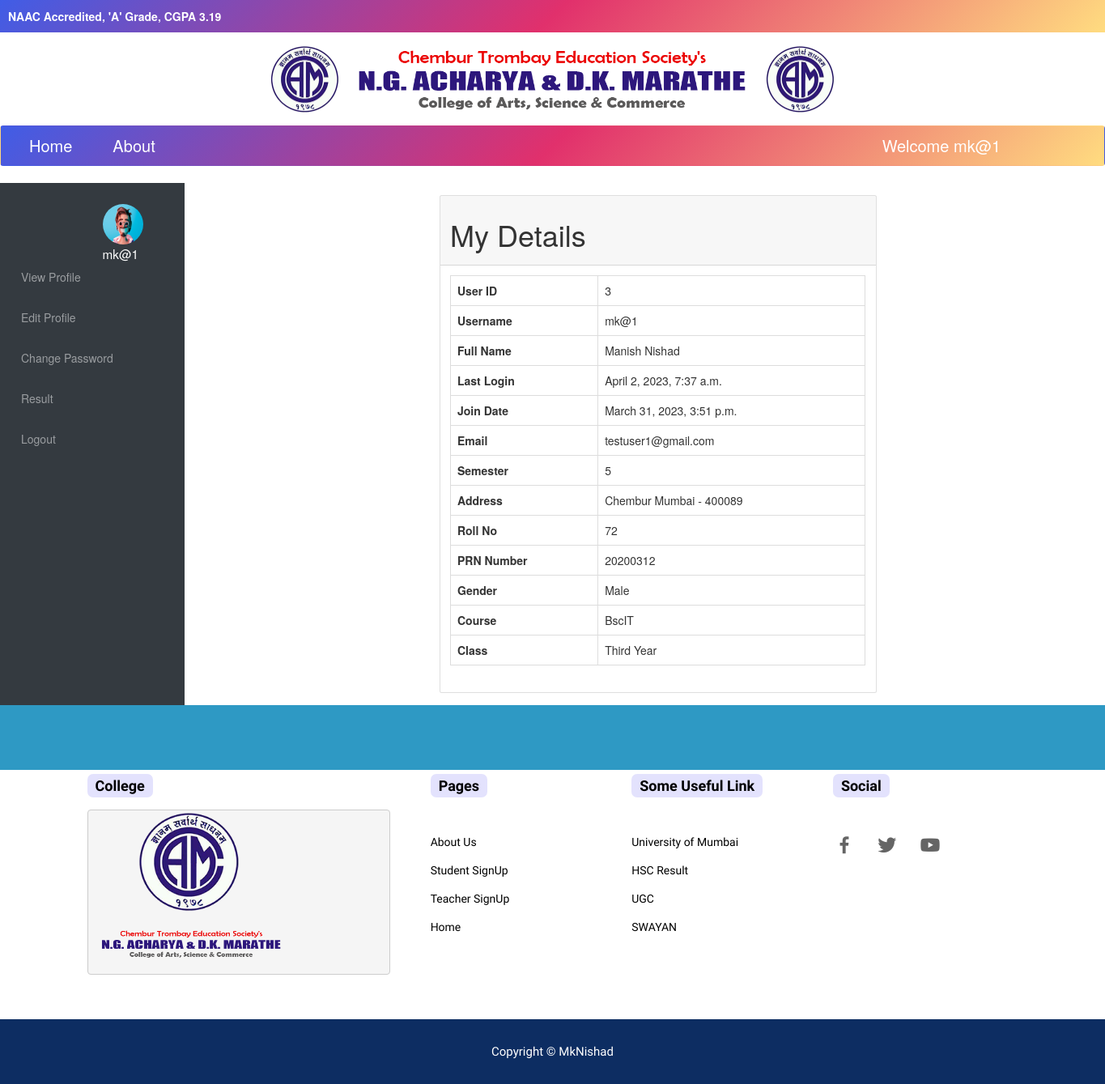
The page /Stud_Dash (signed in) on the database its author committed.
### Home/models.py (models this page shows, shortened)
class Student(models.Model):
    user=models.OneToOneField(User,on_delete=models.CASCADE)
    First_Name=models.CharField(max_length=20)
    Middle_Name=models.CharField(max_length=20)
    Last_Name=models.CharField(max_length=20)
    Father_Name=models.CharField(max_length=20)
    Email=models.EmailField(max_length=30)
    PRN=models.IntegerField(blank=True)
    Roll_No=models.IntegerField()
    Control_Number=models.IntegerField()
    Profile_Pic=models.ImageField(upload_to = "profiles/%Y/%m/%d",null=True,blank=True)
    Fee_pdf=models.FileField(upload_to="Fee_Pdf/%Y/%m/%d", null=True,blank=True)
    is_fee_paid=models.BooleanField(default=False)
    Phone_Number=models.IntegerField()
    Address=models.CharField(max_length=500,blank=True)
    Course=models.CharField(max_length=30)
    Class=models.CharField(max_length=10)
    Semester=models.IntegerField()
    Gender=models.CharField(max_length=10)
    Added_On=models.DateTimeField(auto_now_add=True,null=True)
    Update_On=models.DateTimeField(auto_now=True,null=True)
    class Meta:
        verbose_name_plural="Student_Information"

### Home/views.py (the view)
# urls.py: path('Stud_Dash',views.Stud_dashboard,name="Stud_Dash"),
@login_required
def Stud_dashboard(request):
    context={}
    Tea=Teacher.objects.filter(user__id=request.user.id)
    if len(Tea)>0:
        data=Teacher.objects.get(user__id=request.user.id)
        context["data"]=data
        return render(request,"Student_Dashboard.html",context)
    else:
        data=Student.objects.get(user__id=request.user.id)
        context["data"]=data
        data1=ResultisOut_ForRef.objects.get()
        context["data1"]=data1
        return render(request,"Student_Dashboard.html",context)

### Templates/Student_Dashboard.html
{% extends 'base_dash.html' %}
{% block dashboard %}
<div class="container">
    <div class="row">
        <div class="col-md-6 mx-auto py-4">
            <div class="card">
                <div class="card-header">
                    <h1>My Details</h1>
                </div>
                {% if user.is_staff %}
                <div class="card-body">
                    <table class="table table-bordered">
                        <tbody>
                            <tr>
                                <th>User ID</th>
                                <td>{{user.id}}</td>
                            </tr>
                            <tr>
                                <th>Username</th>
                                <td>{{user.username}}</td>
                            </tr>
                            <tr>
                                <th>Full Name</th>
                                <td>{{user.first_name}} {{user.last_name}}</td>
                            </tr>
                            <tr>
                                <th>Last Login</th>
                                <td>{{user.last_login}}</td>
                            </tr>
                            <tr>
                                <th>Join Date</th>
                                <td>{{user.date_joined}}</td>
                            </tr>
                            <tr>
                                <th>Email</th>
                                <td>{{data.Email}}</td>
                            </tr>
                            <tr>
                                <th>Gender</th>
                                <td>{{data.Gender}}</td>
                        </tbody>
                    </table>
                </div>
                {%else%}
                <div class="card-body">
                    <table class="table table-bordered">
                        <tbody>
                            <tr>
                                <th>User ID</th>
                                <td>{{user.id}}</td>
                            </tr>
                            <tr>
                                <th>Username</th>
                                <td>{{user.username}}</td>
                            </tr>
                            <tr>
                                <th>Full Name</th>
                                <td>{{user.first_name}} {{user.last_name}}</td>
                            </tr>
                            <tr>
                                <th>Last Login</th>
                                <td>{{user.last_login}}</td>
                            </tr>
                            <tr>
                                <th>Join Date</th>
                                <td>{{user.date_joined}}</td>
                            </tr>
                            <tr>
                                <th>Email</th>
                                <td>{{data.Email}}</td>
                            </tr>
                            <tr>
                                <th>Semester</th>
                                <td>{{data.Semester}}</td>
                            </tr>
                            <tr>
                                <th>Address</th>
                                <td>{{data.Address}}</td>
                            </tr>
                            <tr>
                                <th>Roll No</th>
                                <td>{{data.Roll_No}}</td>
                            </tr>
                            <tr>
                                <th>PRN Number </th>
                                <td>{{data.PRN}}</td>
                            </tr>
                            <tr>
                                <th>Gender</th>
                                <td>{{data.Gender}}</td>
                            </tr>
                            <tr>
                                <th>Course</th>
                                <td>{{data.Course}}</td>
                            </tr>
                            <tr>
                                <th>Class</th>
                                <td>{{data.Class}}</td>
                            </tr>
                        </tbody>
                    </table>
                </div>
                {%endif%}
            </div>
        </div>
    </div>
</div>
{% endblock dashboard %}

### Templates/base_dash.html (shortened to what this page needs)
{% extends "base.html" %}
{% load static %}
{% block Body %}
{% if user.is_superuser %}
    <div class="container">
        <div class="row">
            <div class="col-md-12 mt-4">
                <div class="jumbotron">
                    <h1>Sorry Mr./Miss {{user.username}} You are not allowed Here</h1>
                </div>
            </div>
        </div>
    </div>
{% else %}
<div class="container-fluid">
    <div class="row">
        <div class="col-md-2 bg-dark py-2">
            <nav class="navbar navbar-dark">
                <a href="" class="navbar-brand">
                    <div class="text-center">
                        {%if user.is_staff%}
                            {% if data.Profile_Pic %}
                            <img src="/media/{{data.Profile_Pic}}" style="height:50px;width:50px;border-radius:50%">
                            {% else %}
                            <img src="{% static 'img/user.jpg' %}" style="height:50px;width:50px;border-radius:50%">
                            {% endif %}
                        </div>
                        <small>{{user.username}}</small>
                    </a>
                    <ul class="navbar-nav py-5">
                    <li class="nav-item">
                        <a href="{% url 'Stud_Dash' %}" class="nav-link">View Profile</a>
                    </li>
                    <li class="nav-item">
                        <a href="{% url 'EditProfile' %}" class="nav-link">Edit Profile</a>
                    </li>
                    <li class="nav-item">
                        <a href="{% url 'Change_Pass' %}" class="nav-link">Change Password</a>
                    </li>
                    {% comment %} <li class="nav-item">
                        <a href="{% url 'result' %}" class="nav-link">Result</a>
                    </li> {% endcomment %}
                    <li class="nav-item">
                        <a href="{% url 'result_form' %}" class="nav-link">Result Form</a>
                    </li>
                    <li class="nav-item">
                        <a href="{% url 'Logout' %}" class="nav-link">Logout</a>
                    </li>
                </ul>
                {% else %}
                {% if data.Profile_Pic %}
                            <img src="/media/{{data.Profile_Pic}}" style="height:50px;width:50px;border-radius:50%">
                            {% else %}
                            <img src="{% static 'img/user.jpg' %}" style="height:50px;width:50px;border-radius:50%">
                            {% endif %}
                        </div>
                        <small>{{user.username}}</small>
                    </a>
                    <ul class="navbar-nav py-5">
                    <li class="nav-item">
                        <a href="{% url 'Stud_Dash' %}" class="nav-link">View Profile</a>
                    </li>
                    <li class="nav-item">
                        <a href="{% url 'EditProfile' %}" class="nav-link">Edit Profile</a>
                    </li>
                    <li class="nav-item">
                        <a href="{% url 'Change_Pass' %}" class="nav-link">Change Password</a>
                    </li>
                    {%if data.is_fee_paid%}
                    <li class="nav-item">
                        <a href="{% url 'result' %}" class="nav-link">Result</a>
                    </li>
                    {%else%}
                        <li class="nav-item">
                            <a href="{% url 'Result_Not_Out' %}" class="nav-link">Result</a>
                        </li>
                        {% endif %}
                    <li class="nav-item">
                        <a href="{% url 'Logout' %}" class="nav-link">Logout</a>
                    </li>
                </ul>
                {% endif %}
            </nav>
        </div>
        <div class="col-md-10">
            {% block dashboard %}
            {% endblock %}
        </div>
    </div>
</div>
{%endif%}
{% endblock %}

### Templates/base.html (shortened to what this page needs)
{% load static%}
<!DOCTYPE html>
<html lang="en">
<head>
    <link rel="stylesheet" href="{%static 'css/style.css' %}">
    <link rel="stylesheet" href="{%static 'css/bootstrap.min.css' %}">
    <link rel="stylesheet" href="{%static 'css/bootstrap.css' %}">
    <link rel="stylesheet" href="{%static 'css/footer.css' %}">
    <link rel="stylesheet" href="{%static 'css/util.css' %}">
    <link href="https://stackpath.bootstrapcdn.com/font-awesome/4.7.0/css/font-awesome.min.css" rel="stylesheet" >
    <link rel="stylesheet" href="https://maxcdn.bootstrapcdn.com/bootstrap/3.4.1/css/bootstrap.min.css">
</head>
<header>
        <div class="panal">
            <strong>NAAC Accredited, 'A' Grade, CGPA 3.19</strong>
        </div>
        <div class="log">
            <img class="logo" src="{% static 'img/logo.jpg' %}" height=85px>
            <a href="https://www.acharyamarathecollege.in/"><img class="logo" src="{% static 'img/name.jpg' %}" height=85px></a>
            <img class="logo" src="{% static 'img/logo.jpg' %}" height=85px>
        </div>
        <div class="container-fluid">
            <div class="row">
                <div class="col-md-12 px-0">
                    <nav class="navbar navbar-expand" style="background-image: -webkit-linear-gradient(-45deg,#405de6,#e1306c 50%,#ffdc80);">
                        <li style="list-style-type:none; padding: 0 25px;">
                            <a style="color:white; text-decoration: none; font-size:20px;" onMouseOver="this.style.color='red'" onMouseOut="this.style.color='white'" href="/">Home</a>
                        </li>
                        <li style="list-style-type:none; padding: 0 25px;">
                            <a style="color:white; text-decoration: none; font-size:20px;" onMouseOver="this.style.color='red'" onMouseOut="this.style.color='white'" href="about">About</a>
                        </li>
                            {% if user.is_authenticated %}
                            {% if user.is_superuser %}
                            <li style="list-style-type:none; padding-left :54%;">
                                <a href="admin/" style="color:white; text-decoration: none; font-size:20px;" onMouseOver="this.style.color='red'" onMouseOut="this.style.color='white'">Welcome {{user.username}}</a>
                            </li>{%else%}
                            <li style="list-style-type:none; padding-left :65%;">
                                <a href="{% url 'Stud_Dash' %}" style="color:white; text-decoration: none; font-size:20px;" onMouseOver="this.style.color='red'" onMouseOut="this.style.color='white'">Welcome {{user.username}}</a>
                            </li>
                            {%endif%}
                            {% endif %}
                    </nav>
                <div class="col-md-12">
                </div>
            </div>
        </div>
    </div>
</header>
{% block Body %}
{% endblock Body %}
<footer class="footer">
        <div class="cont">
            <div class="py-4">
            <div class="row">
                <div>
                    <h4>College</h4>
                    <pre>
        <a href="home"><img src="{% static 'img/logo.jpg' %}" width="125px"></a>
  <a href="home"><img src="{% static 'img/name.jpg' %}" width="225px"></a>
                    </pre>
                </div>
                <div>
                    <h4>Pages</h4>
                    <ul>
                        <li><a href="about">About Us</a></li>
                        <li><a href="{% url 'Register' %}">Student SignUp</a></li>
                        <li><a href="{% url 'Tea_Dash' %}">Teacher SignUp</a></li>
                        <li><a href="/">Home</a></li>
                    </ul>
                </div>
                <div>
                    <h4>Some Useful Link</h4>
                    <ul>
                        <li><a target="_blank" href="https://mu.ac.in/">University of Mumbai</a></li>
                        <li><a target="_blank" href="http://mahresult.nic.in/">HSC Result</a></li>
                        <li><a target="_blank" href="https://www.ugc.ac.in/">UGC</a></li>
                        <li><a target="_blank" href="https://www.swayam.gov.in/">SWAYAN</a></li>
                    </ul>
                </div>
                <div>
                    <h4>Social</h4>
                    <div class="socialButton">
                        <a target="_blank" href="https://www.facebook.com/AMCollegeChemburOfficial/"><i
                                class='bx bxl-facebook'></i></a>
                        <a target="_blank" href="https://twitter.com/AcharyaMarathe"><i class='bx bxl-twitter'></i></a>
                        <a target="_blank" href="https://www.youtube.com/channel/UCWsdNzMJRMVl7prby6IPWxg"><i
                                class='bx bxl-youtube'></i></a>
                    </div>
                </div>
            </div>
        </div>
        </div>
        <div class="copyright">
            <p>Copyright © MkNishad</p>
        </div>
</footer>
</html>

### rows shown on the page
Student: Profile_Pic (picture), Email "testuser1@gmail.com", Semester "5", Address "Chembur Mumbai - 400089", Roll_No "72", PRN "20200312", Gender "Male", Course "BscIT", Class "Third Year"

### other values the page prints
{{ user.username }} "mk@1"
{{ user.id }} "3"
{{ user.first_name }} "Manish"
{{ user.last_name }} "Nishad"
{{ user.last_login }} "April 2, 2023, 7:37 a.m."
{{ user.date_joined }} "March 31, 2023, 3:51 p.m."
